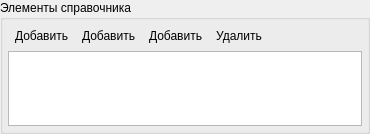
<?xml version="1.0" encoding="UTF-8"?>
<ui version="4.0">
 <class>RTPTechGroup::ModelerIde::RefItemWidget</class>
 <widget class="QWidget" name="RTPTechGroup::ModelerIde::RefItemWidget">
  <property name="geometry">
   <rect>
    <x>0</x>
    <y>0</y>
    <width>370</width>
    <height>134</height>
   </rect>
  </property>
  <property name="windowTitle">
   <string>Form</string>
  </property>
  <layout class="QVBoxLayout" name="verticalLayout_2">
   <property name="spacing">
    <number>0</number>
   </property>
   <property name="leftMargin">
    <number>0</number>
   </property>
   <property name="topMargin">
    <number>0</number>
   </property>
   <property name="rightMargin">
    <number>0</number>
   </property>
   <property name="bottomMargin">
    <number>0</number>
   </property>
   <item>
    <widget class="QGroupBox" name="groupBox">
     <property name="title">
      <string>Элементы справочника</string>
     </property>
     <layout class="QVBoxLayout" name="verticalLayout">
      <property name="spacing">
       <number>5</number>
      </property>
      <property name="leftMargin">
       <number>5</number>
      </property>
      <property name="topMargin">
       <number>5</number>
      </property>
      <property name="rightMargin">
       <number>5</number>
      </property>
      <property name="bottomMargin">
       <number>5</number>
      </property>
      <item>
       <layout class="QHBoxLayout" name="horizontalLayoutListTool">
        <property name="spacing">
         <number>0</number>
        </property>
        <item>
         <widget class="QToolButton" name="toolButtonAddClass">
          <property name="text">
           <string>Добавить</string>
          </property>
          <property name="icon">
           <iconset resource="../../libs/metadatamodel/metadatamodel.qrc">
            <normaloff>:/class</normaloff>:/class</iconset>
          </property>
          <property name="iconSize">
           <size>
            <width>16</width>
            <height>16</height>
           </size>
          </property>
          <property name="toolButtonStyle">
           <enum>Qt::ToolButtonTextBesideIcon</enum>
          </property>
          <property name="autoRaise">
           <bool>true</bool>
          </property>
         </widget>
        </item>
        <item>
         <widget class="QToolButton" name="toolButtonAddFilter">
          <property name="text">
           <string>Добавить</string>
          </property>
          <property name="icon">
           <iconset resource="../../libs/metadatamodel/metadatamodel.qrc">
            <normaloff>:/filter</normaloff>:/filter</iconset>
          </property>
          <property name="toolButtonStyle">
           <enum>Qt::ToolButtonTextBesideIcon</enum>
          </property>
          <property name="autoRaise">
           <bool>true</bool>
          </property>
         </widget>
        </item>
        <item>
         <widget class="QToolButton" name="toolButtonAddRef">
          <property name="text">
           <string>Добавить</string>
          </property>
          <property name="icon">
           <iconset resource="../../libs/metadatamodel/metadatamodel.qrc">
            <normaloff>:/reference</normaloff>:/reference</iconset>
          </property>
          <property name="iconSize">
           <size>
            <width>16</width>
            <height>16</height>
           </size>
          </property>
          <property name="toolButtonStyle">
           <enum>Qt::ToolButtonTextBesideIcon</enum>
          </property>
          <property name="autoRaise">
           <bool>true</bool>
          </property>
         </widget>
        </item>
        <item>
         <widget class="QToolButton" name="toolButtonDelete">
          <property name="text">
           <string>Удалить</string>
          </property>
          <property name="icon">
           <iconset resource="modeleride.qrc">
            <normaloff>:/remove</normaloff>:/remove</iconset>
          </property>
          <property name="iconSize">
           <size>
            <width>16</width>
            <height>16</height>
           </size>
          </property>
          <property name="toolButtonStyle">
           <enum>Qt::ToolButtonTextBesideIcon</enum>
          </property>
          <property name="autoRaise">
           <bool>true</bool>
          </property>
         </widget>
        </item>
        <item>
         <spacer name="horizontalSpacerListTool">
          <property name="orientation">
           <enum>Qt::Horizontal</enum>
          </property>
          <property name="sizeHint" stdset="0">
           <size>
            <width>40</width>
            <height>20</height>
           </size>
          </property>
         </spacer>
        </item>
       </layout>
      </item>
      <item>
       <widget class="QTreeView" name="treeView">
        <property name="alternatingRowColors">
         <bool>true</bool>
        </property>
        <property name="selectionMode">
         <enum>QAbstractItemView::SingleSelection</enum>
        </property>
        <property name="selectionBehavior">
         <enum>QAbstractItemView::SelectRows</enum>
        </property>
        <attribute name="headerStretchLastSection">
         <bool>false</bool>
        </attribute>
       </widget>
      </item>
     </layout>
    </widget>
   </item>
  </layout>
 </widget>
 <resources>
  <include location="../../libs/metadatamodel/metadatamodel.qrc"/>
  <include location="modeleride.qrc"/>
 </resources>
 <connections/>
</ui>
